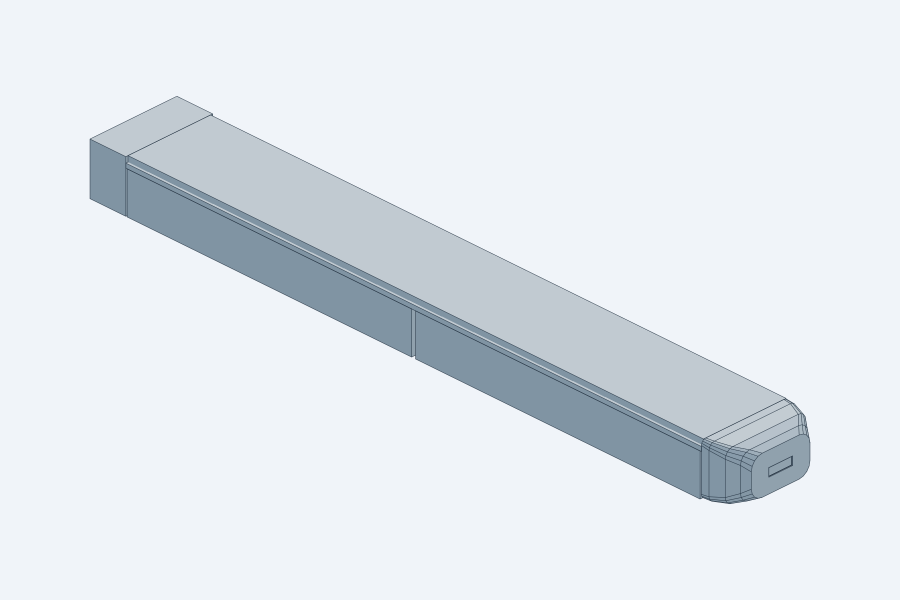
#> input picture cad/palisade_pod/reviews/A3_Filled_front_iso.png, 1800 x 1200 px (shown at 1/2 size)
$ python make_long_board.py A3_Filled_front_iso.png
#> lines starting #> are read from the running program, lines starting #| are printed output that depends on the picture
"""Review A3 and longer/lower A4 at matched framing."""

from pathlib import Path
import sys

from PIL import Image, ImageDraw, ImageFont


ROOT = Path(__file__).resolve().parent
ROWS = (
    ("A3 short front / filled", "A3_Filled_front_iso.png", "A4_Filled_iso.png", "A4 long front / filled"),
    ("A3 short side / filled", "A3_Filled_side.png", "A4_Filled_side.png", "A4 lower side / filled"),
    ("A4 long front / bare", "A4_Bare_under_iso.png", "A4_Filled_under_iso.png", "A4 long front / filled"),
)


def main():
    if "--shoulder" in sys.argv:
        rows = (
            ("A4 bare / shallow foredeck", "A4_Bare_iso.png",
             "A5_Bare_iso.png", "A5 bare / raised shoulder"),
            ("A4 filled / short cap read", "A4_Filled_iso.png",
             "A5_Filled_iso.png", "A5 filled / front cover"),
            ("A4 side / restrained slope", "A4_Filled_side.png",
             "A5_Filled_side.png", "A5 side / visible shoulder"),
        )
        title = "Palisade — reference-led mount-front: A4 / A5"
        output = "A5_ShoulderFront_Review.png"
    else:
        rows = ROWS
        title = "Palisade — front-length and height study: A3 / A4"
        output = "A4_LongFront_Review.png"
    w, h = 900, 600
    sheet = Image.new("RGB", (w*2, 54+len(rows)*(h+44)), "#edf1f6")
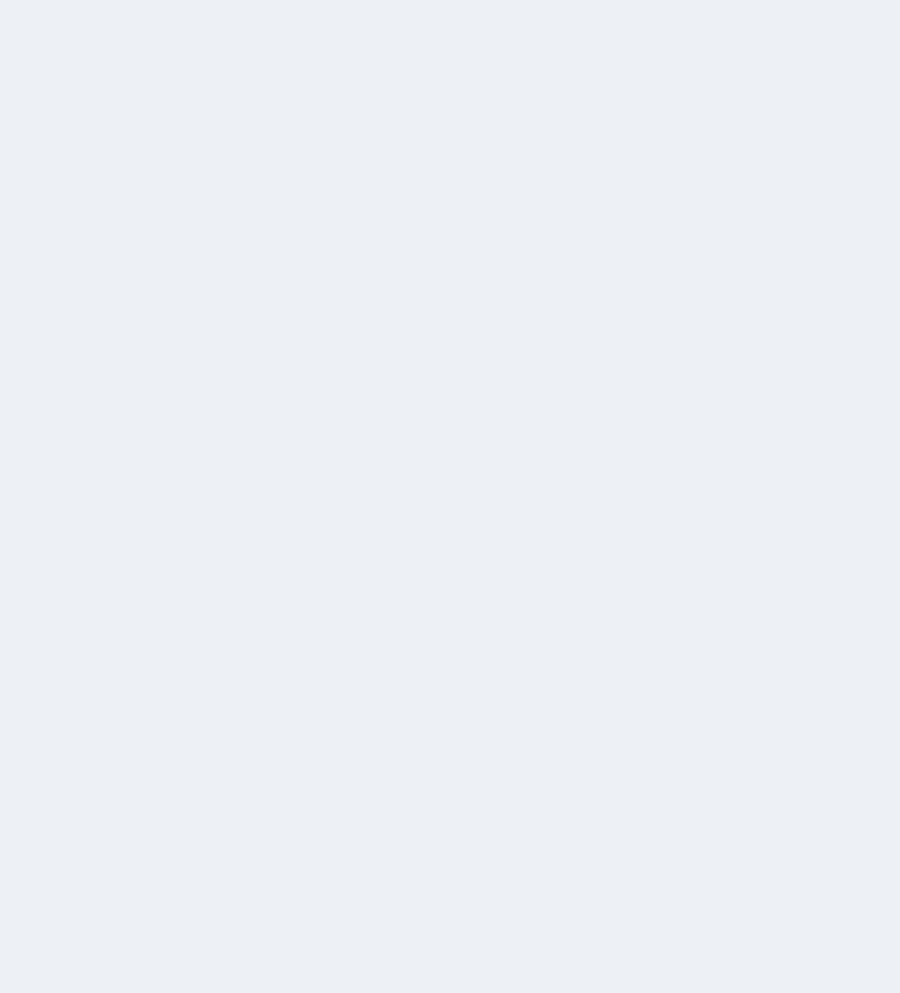
#> sheet: PIL image 1800x1986 RGB (shown at 1/2 size); mean R, G, B 237, 241, 246
    ink = ImageDraw.Draw(sheet)
    font = ImageFont.truetype("arial.ttf", 25)
    ink.text((22, 12), title,
             fill="#223546", font=font)
    for row, (left_label, left_file, right_file, right_label) in enumerate(rows):
        for col, (label, filename) in enumerate(((left_label, left_file),
                                                 (right_label, right_file))):
            image = Image.open(ROOT / filename).convert("RGB")
            image.thumbnail((w, h), Image.Resampling.LANCZOS)
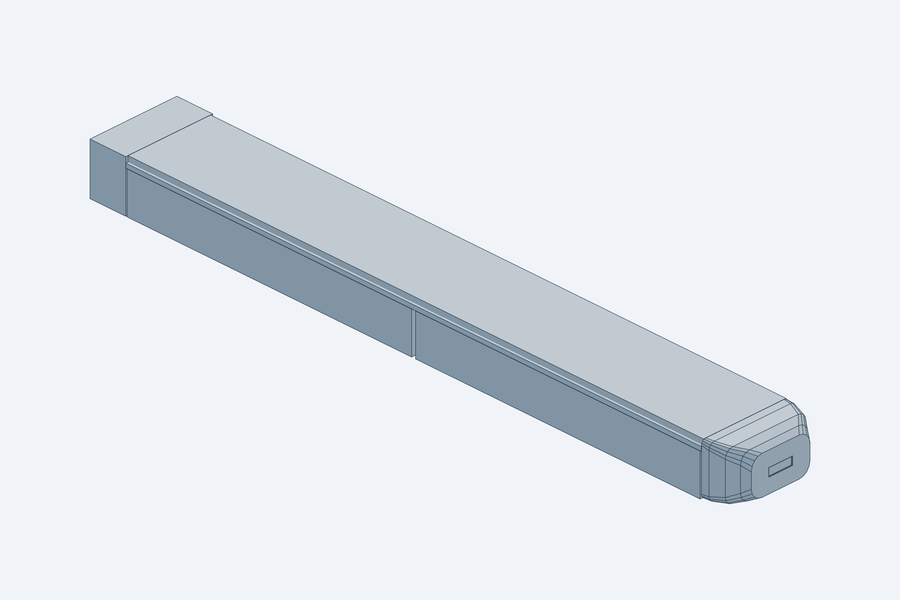
#> image: PIL image 900x600 RGB; mean R, G, B 226.1, 231.8, 237.8
            x, y = col*w, 54+row*(h+44)
            sheet.paste(image, (x+(w-image.width)//2, y))
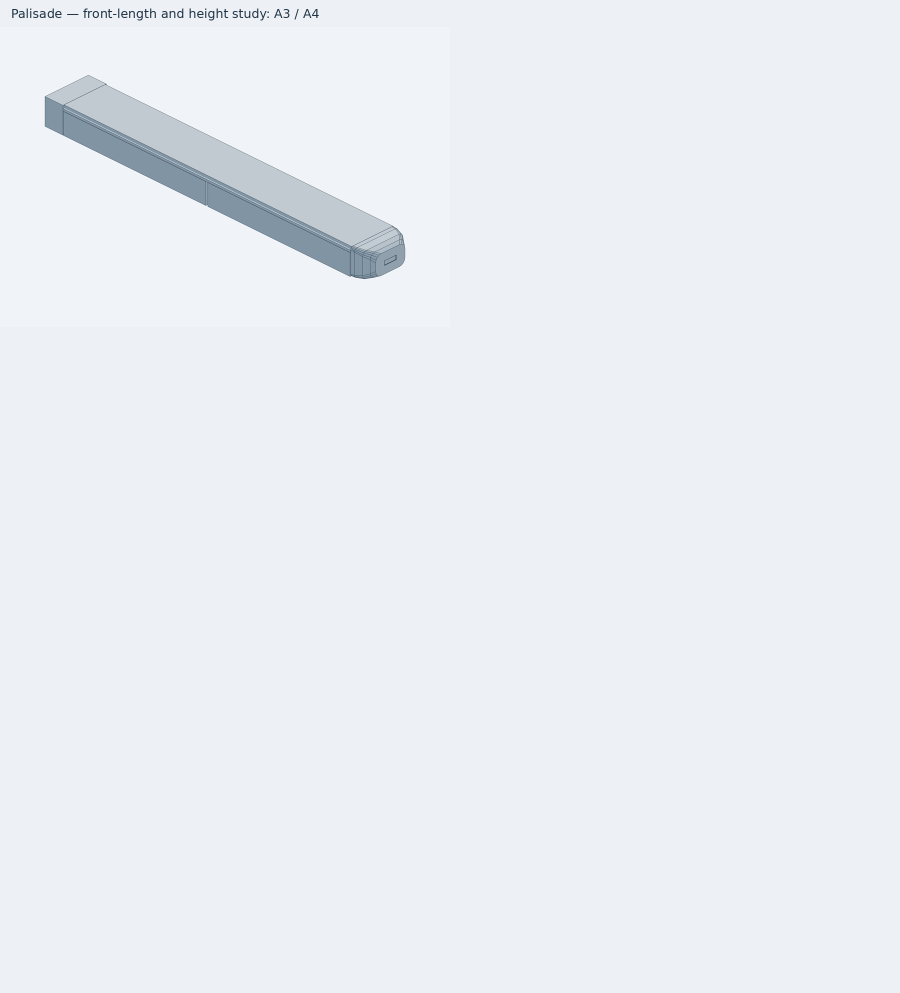
#> sheet: PIL image 1800x1986 RGB (shown at 1/2 size); mean R, G, B 235.2, 239.5, 244.6
            ink.text((x+20, y+h+8), label, fill="#223546", font=font)
    sheet.save(ROOT / output)


if __name__ == "__main__":
#> (the run stopped early here; a loop or call above may not have finished)

$ run again, with cad/palisade_pod/reviews/A10_Bare_opposed.png copied over cad/palisade_pod/reviews/A3_Filled_front_iso.png
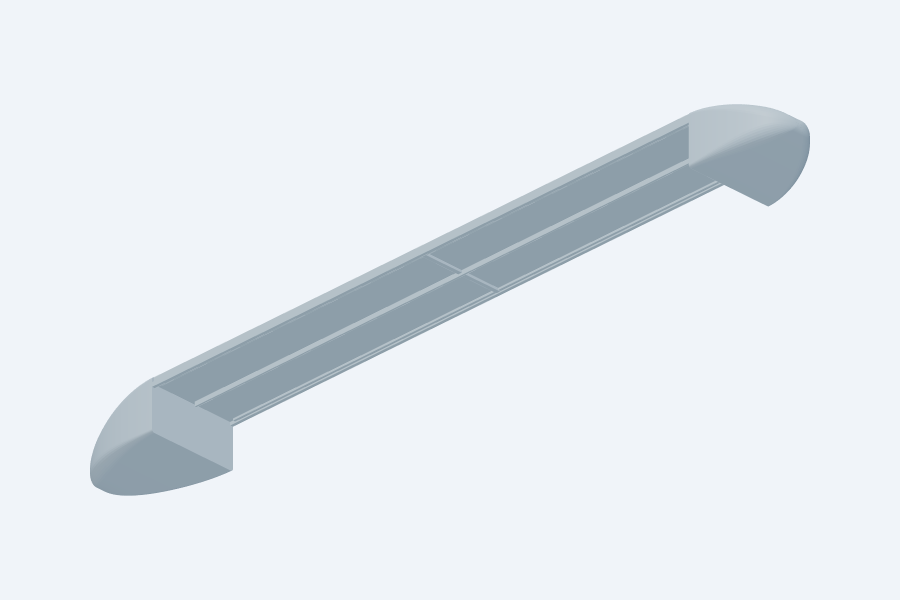
#> input picture cad/palisade_pod/reviews/A10_Bare_opposed.png, 1800 x 1200 px (shown at 1/2 size)
#> in main, `image.thumbnail((w, h), Image.Resampling.LANCZOS)`:
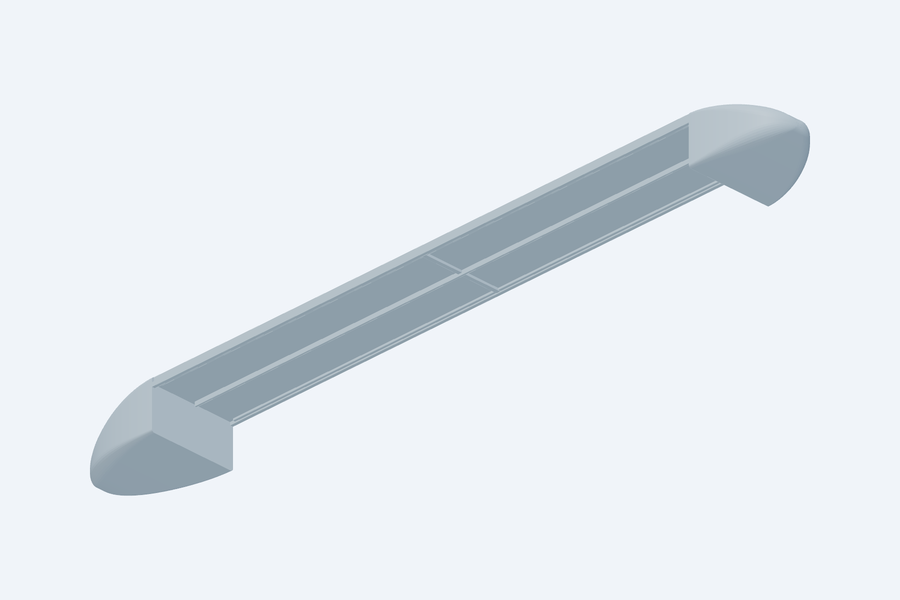
#> image: PIL image 900x600 RGB; mean R, G, B 229.3, 234.7, 240.4

$ run again, with cad/palisade_pod/reviews/A10_Filled_bottom.png copied over cad/palisade_pod/reviews/A3_Filled_front_iso.png
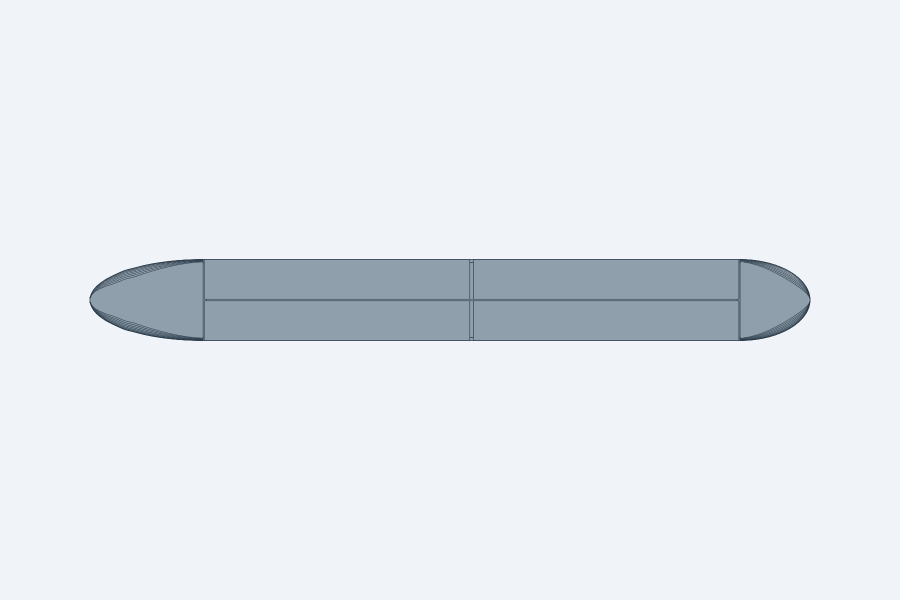
#> input picture cad/palisade_pod/reviews/A10_Filled_bottom.png, 1800 x 1200 px (shown at 1/2 size)
#> in main, `image.thumbnail((w, h), Image.Resampling.LANCZOS)`:
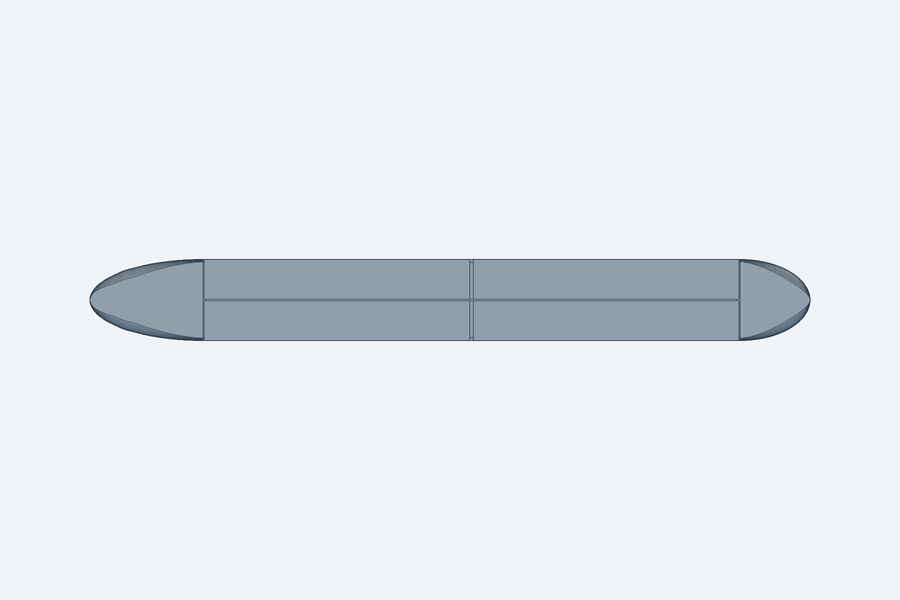
#> image: PIL image 900x600 RGB; mean R, G, B 229.4, 234.6, 240.3
